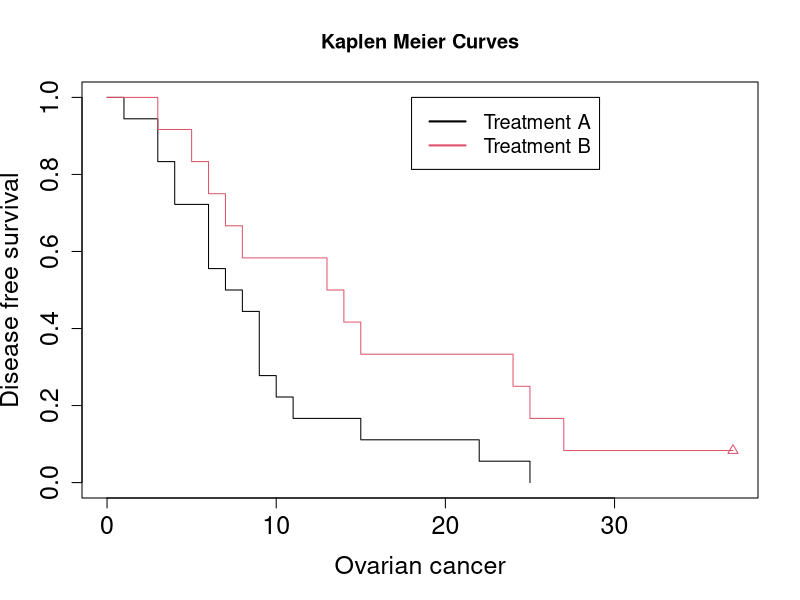
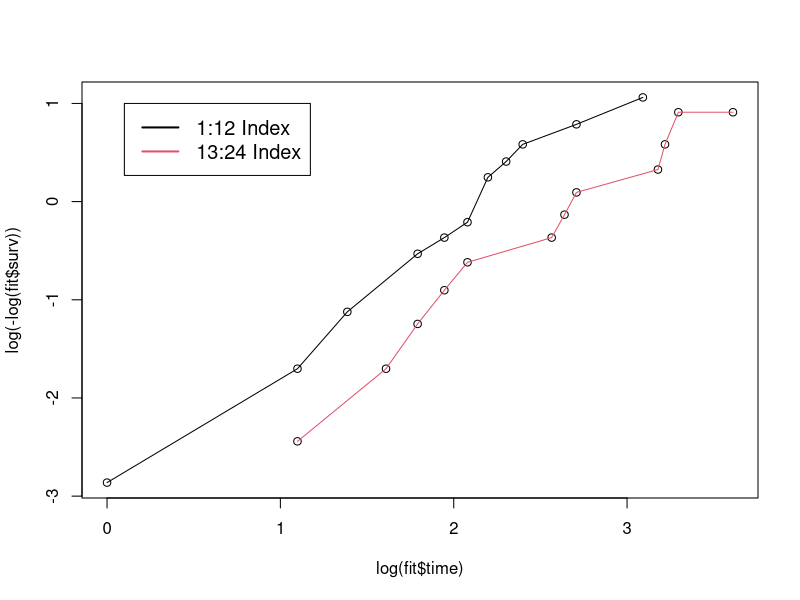

Write R code to recreate these figures, in order.
## ---- chunk 1
library(survival)
DFS <- c(1, 3, 3, 4, 4, 6, 6, 6, 22, 7, 9, 8, 9, 9, 10, 11, 15, 25,
         6, 5, 7, 15, 24, 8, 3, 13, 14, 25, 27, 37)
status <- c(rep(1,29),0)
treatment <- c(rep(0,18), rep(1,12))
ova.cancer <- as.data.frame(cbind(DFS, status, treatment))
ova.cancer
attach(ova.cancer)
fit <- survfit(Surv(DFS, status) ~ treatment, data=ova.cancer)
summary(fit)
plot(fit, firstx=0, mark.time=T, mark=c(1,2), col=c(1,2), ylim=c(0,1), xlab="Ovarian cancer", ylab="Disease free survival", main="Kaplen Meier Curves", cex.axis=1.5, cex.lab=1.5)
legend(x=18,y=1,legend=c("Treatment A","Treatment B"), col=c(1,2),lwd=2,cex=1.2)
## ---- chunk 2
survdiff(Surv(DFS,status) ~ treatment, data=ova.cancer)
## ---- chunk 3
plot(log(fit$time),log(-log(fit$surv)))
lines(log(fit$time[1:12]),log(-log(fit$surv[1:12])))
lines(log(fit$time[13:24]),log(-log(fit$surv[13:24])),col=2)
legend(x=0.1,y=1,legend=c("1:12 Index","13:24 Index"), col=c(1,2),lwd=2,cex=1.2)
